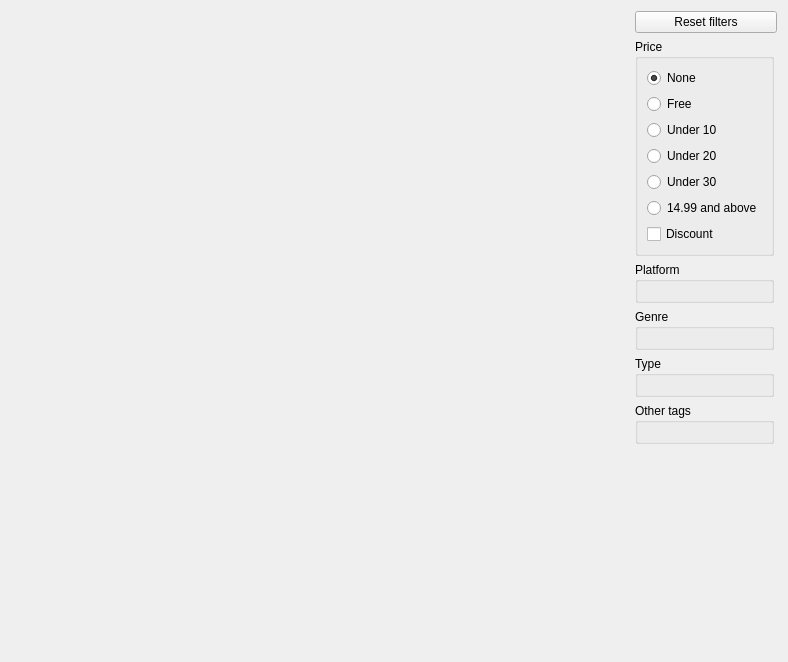
<?xml version="1.0" encoding="UTF-8"?>
<ui version="4.0">
 <class>LandingWidget</class>
 <widget class="QWidget" name="LandingWidget">
  <property name="geometry">
   <rect>
    <x>0</x>
    <y>0</y>
    <width>788</width>
    <height>662</height>
   </rect>
  </property>
  <property name="windowTitle">
   <string notr="true">LandingWidget</string>
  </property>
  <layout class="QHBoxLayout" name="main_layout" stretch="1,0">
   <item>
    <layout class="QVBoxLayout" name="left_layout"/>
   </item>
   <item>
    <layout class="QVBoxLayout" name="right_layout">
     <item>
      <widget class="QPushButton" name="reset_button">
       <property name="text">
        <string>Reset filters</string>
       </property>
      </widget>
     </item>
     <item>
      <widget class="QScrollArea" name="filter_scrollarea">
       <property name="sizePolicy">
        <sizepolicy hsizetype="Fixed" vsizetype="Expanding">
         <horstretch>0</horstretch>
         <verstretch>0</verstretch>
        </sizepolicy>
       </property>
       <property name="frameShape">
        <enum>QFrame::NoFrame</enum>
       </property>
       <property name="frameShadow">
        <enum>QFrame::Plain</enum>
       </property>
       <property name="horizontalScrollBarPolicy">
        <enum>Qt::ScrollBarAlwaysOff</enum>
       </property>
       <property name="sizeAdjustPolicy">
        <enum>QAbstractScrollArea::AdjustToContents</enum>
       </property>
       <property name="widgetResizable">
        <bool>true</bool>
       </property>
       <widget class="QWidget" name="filter_container">
        <property name="geometry">
         <rect>
          <x>0</x>
          <y>0</y>
          <width>142</width>
          <height>390</height>
         </rect>
        </property>
        <property name="sizePolicy">
         <sizepolicy hsizetype="Preferred" vsizetype="Fixed">
          <horstretch>0</horstretch>
          <verstretch>0</verstretch>
         </sizepolicy>
        </property>
        <layout class="QVBoxLayout" name="filter_container_layout">
         <property name="leftMargin">
          <number>0</number>
         </property>
         <property name="topMargin">
          <number>0</number>
         </property>
         <property name="rightMargin">
          <number>3</number>
         </property>
         <property name="bottomMargin">
          <number>0</number>
         </property>
         <item>
          <widget class="QGroupBox" name="price_group">
           <property name="title">
            <string>Price</string>
           </property>
           <layout class="QVBoxLayout" name="price_layout">
            <item>
             <widget class="QRadioButton" name="none_price">
              <property name="text">
               <string>None</string>
              </property>
              <property name="checked">
               <bool>true</bool>
              </property>
             </widget>
            </item>
            <item>
             <widget class="QRadioButton" name="free_button">
              <property name="text">
               <string>Free</string>
              </property>
             </widget>
            </item>
            <item>
             <widget class="QRadioButton" name="under10">
              <property name="text">
               <string>Under 10</string>
              </property>
             </widget>
            </item>
            <item>
             <widget class="QRadioButton" name="under20">
              <property name="text">
               <string>Under 20</string>
              </property>
             </widget>
            </item>
            <item>
             <widget class="QRadioButton" name="under30">
              <property name="text">
               <string>Under 30</string>
              </property>
             </widget>
            </item>
            <item>
             <widget class="QRadioButton" name="above">
              <property name="text">
               <string>14.99 and above</string>
              </property>
             </widget>
            </item>
            <item>
             <widget class="QCheckBox" name="on_discount">
              <property name="text">
               <string>Discount</string>
              </property>
             </widget>
            </item>
           </layout>
          </widget>
         </item>
         <item>
          <widget class="QGroupBox" name="platform_group">
           <property name="title">
            <string>Platform</string>
           </property>
           <layout class="QVBoxLayout" name="platfrom_layout"/>
          </widget>
         </item>
         <item>
          <widget class="QGroupBox" name="genre_group">
           <property name="title">
            <string>Genre</string>
           </property>
           <layout class="QVBoxLayout" name="genre_layout"/>
          </widget>
         </item>
         <item>
          <widget class="QGroupBox" name="type_group">
           <property name="title">
            <string>Type</string>
           </property>
           <layout class="QVBoxLayout" name="type_layout"/>
          </widget>
         </item>
         <item>
          <widget class="QGroupBox" name="others_group">
           <property name="title">
            <string>Other tags</string>
           </property>
           <layout class="QVBoxLayout" name="others_layout"/>
          </widget>
         </item>
        </layout>
       </widget>
      </widget>
     </item>
    </layout>
   </item>
  </layout>
 </widget>
 <resources/>
 <connections/>
</ui>
